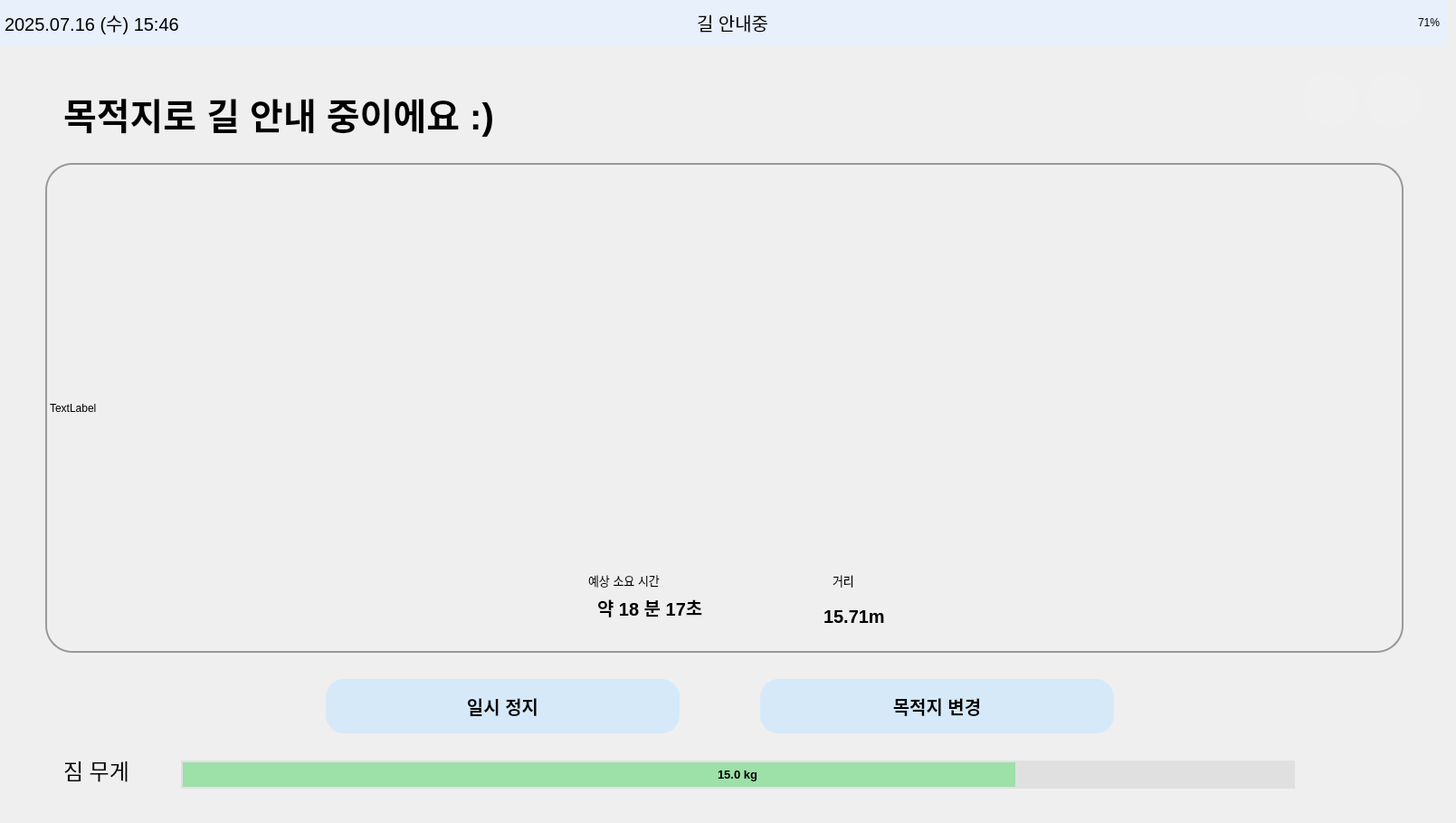
    <widget class="QWidget" name="page_guiding">
     <widget class="QLabel" name="label_check_place_text8">
      <property name="geometry">
       <rect>
        <x>70</x>
        <y>60</y>
        <width>1361</width>
        <height>131</height>
       </rect>
      </property>
      <property name="font">
       <font>
        <pointsize>30</pointsize>
        <weight>75</weight>
        <bold>true</bold>
       </font>
      </property>
      <property name="styleSheet">
       <string notr="true">background-color: rgba(255, 255, 255, 0);</string>
      </property>
      <property name="text">
       <string>목적지로 길 안내 중이에요 :)</string>
      </property>
      <property name="alignment">
       <set>Qt::AlignLeading|Qt::AlignLeft|Qt::AlignVCenter</set>
      </property>
     </widget>
     <widget class="QPushButton" name="btn_home8">
      <property name="geometry">
       <rect>
        <x>1440</x>
        <y>80</y>
        <width>60</width>
        <height>60</height>
       </rect>
      </property>
      <property name="palette">
       <palette>
        <active>
         <colorrole role="Button">
          <brush brushstyle="SolidPattern">
           <color alpha="255">
            <red>240</red>
            <green>240</green>
            <blue>240</blue>
           </color>
          </brush>
         </colorrole>
         <colorrole role="Base">
          <brush brushstyle="SolidPattern">
           <color alpha="255">
            <red>240</red>
            <green>240</green>
            <blue>240</blue>
           </color>
          </brush>
         </colorrole>
         <colorrole role="Window">
          <brush brushstyle="SolidPattern">
           <color alpha="255">
            <red>240</red>
            <green>240</green>
            <blue>240</blue>
           </color>
          </brush>
         </colorrole>
        </active>
        <inactive>
         <colorrole role="Button">
          <brush brushstyle="SolidPattern">
           <color alpha="255">
            <red>240</red>
            <green>240</green>
            <blue>240</blue>
           </color>
          </brush>
         </colorrole>
         <colorrole role="Base">
          <brush brushstyle="SolidPattern">
           <color alpha="255">
            <red>240</red>
            <green>240</green>
            <blue>240</blue>
           </color>
          </brush>
         </colorrole>
         <colorrole role="Window">
          <brush brushstyle="SolidPattern">
           <color alpha="255">
            <red>240</red>
            <green>240</green>
            <blue>240</blue>
           </color>
          </brush>
         </colorrole>
        </inactive>
        <disabled>
         <colorrole role="Button">
          <brush brushstyle="SolidPattern">
           <color alpha="255">
            <red>240</red>
            <green>240</green>
            <blue>240</blue>
           </color>
          </brush>
         </colorrole>
         <colorrole role="Base">
          <brush brushstyle="SolidPattern">
           <color alpha="255">
            <red>240</red>
            <green>240</green>
            <blue>240</blue>
           </color>
          </brush>
         </colorrole>
         <colorrole role="Window">
          <brush brushstyle="SolidPattern">
           <color alpha="255">
            <red>240</red>
            <green>240</green>
            <blue>240</blue>
           </color>
          </brush>
         </colorrole>
        </disabled>
       </palette>
      </property>
      <property name="styleSheet">
       <string notr="true">QPushButton {
    border: none;
    border-radius: 30px;
    background-color: #F0F0F0;
}</string>
      </property>
      <property name="text">
       <string/>
      </property>
      <property name="icon">
       <iconset>
        <normaloff>icon/home.png</normaloff>icon/home.png</iconset>
      </property>
      <property name="iconSize">
       <size>
        <width>40</width>
        <height>40</height>
       </size>
      </property>
     </widget>
     <widget class="QProgressBar" name="weight_bar8">
      <property name="geometry">
       <rect>
        <x>200</x>
        <y>840</y>
        <width>1231</width>
        <height>31</height>
       </rect>
      </property>
      <property name="font">
       <font>
        <pointsize>10</pointsize>
        <weight>75</weight>
        <bold>true</bold>
       </font>
      </property>
      <property name="styleSheet">
       <string notr="true">QProgressBar {
    border: 2px solid #E0E0E0;         /* 테두리: 불투명 회색 */
    border-radius: 30px;               /* 둥글게 */
    background-color: #E0E0E0;         /* 배경: 불투명 연회색 */
    text-align: center;                /* 텍스트 중앙 정렬 */
}

QProgressBar::chunk {
    background-color: rgba(129, 224, 144, 180);   /* 초록색 바 + 투명도 */
    border-radius: 30px;
}
</string>
      </property>
      <property name="maximum">
       <number>20000</number>
      </property>
      <property name="value">
       <number>15000</number>
      </property>
      <property name="format">
       <string>15.0 kg</string>
      </property>
     </widget>
     <widget class="QFrame" name="topbar8">
      <property name="geometry">
       <rect>
        <x>0</x>
        <y>0</y>
        <width>1600</width>
        <height>50</height>
       </rect>
      </property>
      <property name="palette">
       <palette>
        <active>
         <colorrole role="WindowText">
          <brush brushstyle="SolidPattern">
           <color alpha="255">
            <red>0</red>
            <green>0</green>
            <blue>0</blue>
           </color>
          </brush>
         </colorrole>
         <colorrole role="Button">
          <brush brushstyle="SolidPattern">
           <color alpha="255">
            <red>231</red>
            <green>240</green>
            <blue>251</blue>
           </color>
          </brush>
         </colorrole>
         <colorrole role="Light">
          <brush brushstyle="SolidPattern">
           <color alpha="255">
            <red>255</red>
            <green>116</green>
            <blue>116</blue>
           </color>
          </brush>
         </colorrole>
         <colorrole role="Midlight">
          <brush brushstyle="SolidPattern">
           <color alpha="255">
            <red>247</red>
            <green>63</green>
            <blue>63</blue>
           </color>
          </brush>
         </colorrole>
         <colorrole role="Dark">
          <brush brushstyle="SolidPattern">
           <color alpha="255">
            <red>120</red>
            <green>6</green>
            <blue>6</blue>
           </color>
          </brush>
         </colorrole>
         <colorrole role="Mid">
          <brush brushstyle="SolidPattern">
           <color alpha="255">
            <red>160</red>
            <green>7</green>
            <blue>7</blue>
           </color>
          </brush>
         </colorrole>
         <colorrole role="Text">
          <brush brushstyle="SolidPattern">
           <color alpha="255">
            <red>0</red>
            <green>0</green>
            <blue>0</blue>
           </color>
          </brush>
         </colorrole>
         <colorrole role="BrightText">
          <brush brushstyle="SolidPattern">
           <color alpha="255">
            <red>255</red>
            <green>255</green>
            <blue>255</blue>
           </color>
          </brush>
         </colorrole>
         <colorrole role="ButtonText">
          <brush brushstyle="SolidPattern">
           <color alpha="255">
            <red>0</red>
            <green>0</green>
            <blue>0</blue>
           </color>
          </brush>
         </colorrole>
         <colorrole role="Base">
          <brush brushstyle="SolidPattern">
           <color alpha="255">
            <red>231</red>
            <green>240</green>
            <blue>251</blue>
           </color>
          </brush>
         </colorrole>
         <colorrole role="Window">
          <brush brushstyle="SolidPattern">
           <color alpha="255">
            <red>231</red>
            <green>240</green>
            <blue>251</blue>
           </color>
          </brush>
         </colorrole>
         <colorrole role="Shadow">
          <brush brushstyle="SolidPattern">
           <color alpha="255">
            <red>0</red>
            <green>0</green>
            <blue>0</blue>
           </color>
          </brush>
         </colorrole>
         <colorrole role="AlternateBase">
          <brush brushstyle="SolidPattern">
           <color alpha="255">
            <red>247</red>
            <green>133</green>
            <blue>133</blue>
           </color>
          </brush>
         </colorrole>
         <colorrole role="ToolTipBase">
          <brush brushstyle="SolidPattern">
           <color alpha="255">
            <red>255</red>
            <green>255</green>
            <blue>220</blue>
           </color>
          </brush>
         </colorrole>
         <colorrole role="ToolTipText">
          <brush brushstyle="SolidPattern">
           <color alpha="255">
            <red>0</red>
            <green>0</green>
            <blue>0</blue>
           </color>
          </brush>
         </colorrole>
         <colorrole role="PlaceholderText">
          <brush brushstyle="SolidPattern">
           <color alpha="128">
            <red>0</red>
            <green>0</green>
            <blue>0</blue>
           </color>
          </brush>
         </colorrole>
        </active>
        <inactive>
         <colorrole role="WindowText">
          <brush brushstyle="SolidPattern">
           <color alpha="255">
            <red>0</red>
            <green>0</green>
            <blue>0</blue>
           </color>
          </brush>
         </colorrole>
         <colorrole role="Button">
          <brush brushstyle="SolidPattern">
           <color alpha="255">
            <red>231</red>
            <green>240</green>
            <blue>251</blue>
           </color>
          </brush>
         </colorrole>
         <colorrole role="Light">
          <brush brushstyle="SolidPattern">
           <color alpha="255">
            <red>255</red>
            <green>116</green>
            <blue>116</blue>
           </color>
          </brush>
         </colorrole>
         <colorrole role="Midlight">
          <brush brushstyle="SolidPattern">
           <color alpha="255">
            <red>247</red>
            <green>63</green>
            <blue>63</blue>
           </color>
          </brush>
         </colorrole>
         <colorrole role="Dark">
          <brush brushstyle="SolidPattern">
           <color alpha="255">
            <red>120</red>
            <green>6</green>
            <blue>6</blue>
           </color>
          </brush>
         </colorrole>
         <colorrole role="Mid">
          <brush brushstyle="SolidPattern">
           <color alpha="255">
            <red>160</red>
            <green>7</green>
            <blue>7</blue>
           </color>
          </brush>
         </colorrole>
         <colorrole role="Text">
          <brush brushstyle="SolidPattern">
           <color alpha="255">
            <red>0</red>
            <green>0</green>
            <blue>0</blue>
           </color>
          </brush>
         </colorrole>
         <colorrole role="BrightText">
          <brush brushstyle="SolidPattern">
           <color alpha="255">
            <red>255</red>
            <green>255</green>
            <blue>255</blue>
           </color>
          </brush>
         </colorrole>
         <colorrole role="ButtonText">
          <brush brushstyle="SolidPattern">
           <color alpha="255">
            <red>0</red>
            <green>0</green>
            <blue>0</blue>
           </color>
          </brush>
         </colorrole>
         <colorrole role="Base">
          <brush brushstyle="SolidPattern">
           <color alpha="255">
            <red>231</red>
            <green>240</green>
            <blue>251</blue>
           </color>
          </brush>
         </colorrole>
         <colorrole role="Window">
          <brush brushstyle="SolidPattern">
           <color alpha="255">
            <red>231</red>
            <green>240</green>
            <blue>251</blue>
           </color>
          </brush>
         </colorrole>
         <colorrole role="Shadow">
          <brush brushstyle="SolidPattern">
           <color alpha="255">
            <red>0</red>
            <green>0</green>
            <blue>0</blue>
           </color>
          </brush>
         </colorrole>
         <colorrole role="AlternateBase">
          <brush brushstyle="SolidPattern">
           <color alpha="255">
            <red>247</red>
            <green>133</green>
            <blue>133</blue>
           </color>
          </brush>
         </colorrole>
         <colorrole role="ToolTipBase">
          <brush brushstyle="SolidPattern">
           <color alpha="255">
            <red>255</red>
            <green>255</green>
            <blue>220</blue>
           </color>
          </brush>
         </colorrole>
         <colorrole role="ToolTipText">
          <brush brushstyle="SolidPattern">
           <color alpha="255">
            <red>0</red>
            <green>0</green>
            <blue>0</blue>
           </color>
          </brush>
         </colorrole>
         <colorrole role="PlaceholderText">
          <brush brushstyle="SolidPattern">
           <color alpha="128">
            <red>0</red>
            <green>0</green>
            <blue>0</blue>
           </color>
          </brush>
         </colorrole>
        </inactive>
        <disabled>
         <colorrole role="WindowText">
          <brush brushstyle="SolidPattern">
           <color alpha="255">
            <red>120</red>
            <green>6</green>
            <blue>6</blue>
           </color>
          </brush>
         </colorrole>
         <colorrole role="Button">
          <brush brushstyle="SolidPattern">
           <color alpha="255">
            <red>231</red>
            <green>240</green>
            <blue>251</blue>
           </color>
          </brush>
         </colorrole>
         <colorrole role="Light">
          <brush brushstyle="SolidPattern">
           <color alpha="255">
            <red>255</red>
            <green>116</green>
            <blue>116</blue>
           </color>
          </brush>
         </colorrole>
         <colorrole role="Midlight">
          <brush brushstyle="SolidPattern">
           <color alpha="255">
            <red>247</red>
            <green>63</green>
            <blue>63</blue>
           </color>
          </brush>
         </colorrole>
         <colorrole role="Dark">
          <brush brushstyle="SolidPattern">
           <color alpha="255">
            <red>120</red>
            <green>6</green>
            <blue>6</blue>
           </color>
          </brush>
         </colorrole>
         <colorrole role="Mid">
          <brush brushstyle="SolidPattern">
           <color alpha="255">
            <red>160</red>
            <green>7</green>
            <blue>7</blue>
           </color>
          </brush>
         </colorrole>
         <colorrole role="Text">
          <brush brushstyle="SolidPattern">
           <color alpha="255">
            <red>120</red>
            <green>6</green>
            <blue>6</blue>
           </color>
          </brush>
         </colorrole>
         <colorrole role="BrightText">
          <brush brushstyle="SolidPattern">
           <color alpha="255">
            <red>255</red>
            <green>255</green>
            <blue>255</blue>
           </color>
          </brush>
         </colorrole>
         <colorrole role="ButtonText">
          <brush brushstyle="SolidPattern">
           <color alpha="255">
            <red>120</red>
            <green>6</green>
            <blue>6</blue>
           </color>
          </brush>
         </colorrole>
         <colorrole role="Base">
          <brush brushstyle="SolidPattern">
           <color alpha="255">
            <red>231</red>
            <green>240</green>
            <blue>251</blue>
           </color>
          </brush>
         </colorrole>
         <colorrole role="Window">
          <brush brushstyle="SolidPattern">
           <color alpha="255">
            <red>231</red>
            <green>240</green>
            <blue>251</blue>
           </color>
          </brush>
         </colorrole>
         <colorrole role="Shadow">
          <brush brushstyle="SolidPattern">
           <color alpha="255">
            <red>0</red>
            <green>0</green>
            <blue>0</blue>
           </color>
          </brush>
         </colorrole>
         <colorrole role="AlternateBase">
          <brush brushstyle="SolidPattern">
           <color alpha="255">
            <red>240</red>
            <green>11</green>
            <blue>11</blue>
           </color>
          </brush>
         </colorrole>
         <colorrole role="ToolTipBase">
          <brush brushstyle="SolidPattern">
           <color alpha="255">
            <red>255</red>
            <green>255</green>
            <blue>220</blue>
           </color>
          </brush>
         </colorrole>
         <colorrole role="ToolTipText">
          <brush brushstyle="SolidPattern">
           <color alpha="255">
            <red>0</red>
            <green>0</green>
            <blue>0</blue>
           </color>
          </brush>
         </colorrole>
         <colorrole role="PlaceholderText">
          <brush brushstyle="SolidPattern">
           <color alpha="128">
            <red>0</red>
            <green>0</green>
            <blue>0</blue>
           </color>
          </brush>
         </colorrole>
        </disabled>
       </palette>
      </property>
      <property name="styleSheet">
       <string>background-color: #e7f0fb;</string>
      </property>
      <widget class="QLabel" name="label_datetime8">
       <property name="geometry">
        <rect>
         <x>5</x>
         <y>0</y>
         <width>331</width>
         <height>50</height>
        </rect>
       </property>
       <property name="font">
        <font>
         <pointsize>15</pointsize>
        </font>
       </property>
       <property name="text">
        <string>2025.07.16 (수) 15:46</string>
       </property>
      </widget>
      <widget class="QLabel" name="label_battery8">
       <property name="geometry">
        <rect>
         <x>1470</x>
         <y>0</y>
         <width>121</width>
         <height>50</height>
        </rect>
       </property>
       <property name="text">
        <string>71%</string>
       </property>
       <property name="alignment">
        <set>Qt::AlignRight|Qt::AlignTrailing|Qt::AlignVCenter</set>
       </property>
      </widget>
      <widget class="QLabel" name="label_status8">
       <property name="geometry">
        <rect>
         <x>770</x>
         <y>0</y>
         <width>141</width>
         <height>50</height>
        </rect>
       </property>
       <property name="font">
        <font>
         <pointsize>15</pointsize>
         <weight>50</weight>
         <bold>false</bold>
        </font>
       </property>
       <property name="text">
        <string>길 안내중</string>
       </property>
      </widget>
      <widget class="QLabel" name="label_image8">
       <property name="geometry">
        <rect>
         <x>720</x>
         <y>0</y>
         <width>51</width>
         <height>41</height>
        </rect>
       </property>
       <property name="text">
        <string/>
       </property>
       <property name="pixmap">
        <pixmap>icon/길 안내중.png</pixmap>
       </property>
       <property name="scaledContents">
        <bool>true</bool>
       </property>
      </widget>
     </widget>
     <widget class="QLabel" name="label_live_map8">
      <property name="geometry">
       <rect>
        <x>50</x>
        <y>180</y>
        <width>1501</width>
        <height>541</height>
       </rect>
      </property>
      <property name="styleSheet">
       <string notr="true">QLabel {
    border: 2px solid #999999;
    border-radius: 30px;
    background-color: transparent;  /* 배경은 필요에 따라 투명 */
    padding: 0px;                   /* 안쪽 여백 없음 = 꽉 채움 */
}

</string>
      </property>
      <property name="text">
       <string>TextLabel</string>
      </property>
     </widget>
     <widget class="QPushButton" name="btn_back8">
      <property name="geometry">
       <rect>
        <x>1510</x>
        <y>80</y>
        <width>60</width>
        <height>60</height>
       </rect>
      </property>
      <property name="palette">
       <palette>
        <active>
         <colorrole role="Button">
          <brush brushstyle="SolidPattern">
           <color alpha="255">
            <red>240</red>
            <green>240</green>
            <blue>240</blue>
           </color>
          </brush>
         </colorrole>
         <colorrole role="Base">
          <brush brushstyle="SolidPattern">
           <color alpha="255">
            <red>240</red>
            <green>240</green>
            <blue>240</blue>
           </color>
          </brush>
         </colorrole>
         <colorrole role="Window">
          <brush brushstyle="SolidPattern">
           <color alpha="255">
            <red>240</red>
            <green>240</green>
            <blue>240</blue>
           </color>
          </brush>
         </colorrole>
        </active>
        <inactive>
         <colorrole role="Button">
          <brush brushstyle="SolidPattern">
           <color alpha="255">
            <red>240</red>
            <green>240</green>
            <blue>240</blue>
           </color>
          </brush>
         </colorrole>
         <colorrole role="Base">
          <brush brushstyle="SolidPattern">
           <color alpha="255">
            <red>240</red>
            <green>240</green>
            <blue>240</blue>
           </color>
          </brush>
         </colorrole>
         <colorrole role="Window">
          <brush brushstyle="SolidPattern">
           <color alpha="255">
            <red>240</red>
            <green>240</green>
            <blue>240</blue>
           </color>
          </brush>
         </colorrole>
        </inactive>
        <disabled>
         <colorrole role="Button">
          <brush brushstyle="SolidPattern">
           <color alpha="255">
            <red>240</red>
            <green>240</green>
            <blue>240</blue>
           </color>
          </brush>
         </colorrole>
         <colorrole role="Base">
          <brush brushstyle="SolidPattern">
           <color alpha="255">
            <red>240</red>
            <green>240</green>
            <blue>240</blue>
           </color>
          </brush>
         </colorrole>
         <colorrole role="Window">
          <brush brushstyle="SolidPattern">
           <color alpha="255">
            <red>240</red>
            <green>240</green>
            <blue>240</blue>
           </color>
          </brush>
         </colorrole>
        </disabled>
       </palette>
      </property>
      <property name="styleSheet">
       <string notr="true">QPushButton {
    border: none;
    border-radius: 30px;
    background-color: #F0F0F0;
}</string>
      </property>
      <property name="text">
       <string/>
      </property>
      <property name="icon">
       <iconset>
        <normaloff>icon/back.png</normaloff>icon/back.png</iconset>
      </property>
      <property name="iconSize">
       <size>
        <width>40</width>
        <height>40</height>
       </size>
      </property>
     </widget>
     <widget class="QLabel" name="label_weight8">
      <property name="geometry">
       <rect>
        <x>70</x>
        <y>830</y>
        <width>101</width>
        <height>41</height>
       </rect>
      </property>
      <property name="font">
       <font>
        <pointsize>18</pointsize>
       </font>
      </property>
      <property name="styleSheet">
       <string notr="true">QLabel {
    color: #000000;  /* 원하는 색상 코드로 변경 */
}
</string>
      </property>
      <property name="text">
       <string>짐 무게</string>
      </property>
      <property name="alignment">
       <set>Qt::AlignLeading|Qt::AlignLeft|Qt::AlignVCenter</set>
      </property>
     </widget>
     <widget class="QPushButton" name="btn_pause8">
      <property name="geometry">
       <rect>
        <x>360</x>
        <y>750</y>
        <width>391</width>
        <height>60</height>
       </rect>
      </property>
      <property name="font">
       <font>
        <pointsize>-1</pointsize>
        <weight>75</weight>
        <bold>true</bold>
       </font>
      </property>
      <property name="styleSheet">
       <string notr="true">QPushButton {
    background-color: #d6e9f9;
    border: none;
    border-radius: 20px;  /* 숫자 키울수록 더 둥글게 */
    padding: 8px 16px;    /* 내부 여백 */
    font-size: 20px;      /* 글자 크기(선택사항) */
}
</string>
      </property>
      <property name="text">
       <string>일시 정지</string>
      </property>
     </widget>
     <widget class="QPushButton" name="btn_change_place8">
      <property name="geometry">
       <rect>
        <x>840</x>
        <y>750</y>
        <width>391</width>
        <height>60</height>
       </rect>
      </property>
      <property name="font">
       <font>
        <pointsize>-1</pointsize>
        <weight>75</weight>
        <bold>true</bold>
       </font>
      </property>
      <property name="styleSheet">
       <string notr="true">QPushButton {
    background-color: #d6e9f9;
    border: none;
    border-radius: 20px;  /* 숫자 키울수록 더 둥글게 */
    padding: 8px 16px;    /* 내부 여백 */
    font-size: 20px;      /* 글자 크기(선택사항) */
}
</string>
      </property>
      <property name="text">
       <string>목적지 변경</string>
      </property>
     </widget>
     <widget class="QLabel" name="label_distance_text8">
      <property name="geometry">
       <rect>
        <x>920</x>
        <y>620</y>
        <width>41</width>
        <height>41</height>
       </rect>
      </property>
      <property name="font">
       <font>
        <pointsize>10</pointsize>
        <weight>50</weight>
        <bold>false</bold>
       </font>
      </property>
      <property name="styleSheet">
       <string notr="true">background-color: rgba(255, 255, 255, 0);</string>
      </property>
      <property name="text">
       <string>거리</string>
      </property>
      <property name="alignment">
       <set>Qt::AlignLeading|Qt::AlignLeft|Qt::AlignVCenter</set>
      </property>
     </widget>
     <widget class="QLabel" name="label_distance_icon8">
      <property name="geometry">
       <rect>
        <x>850</x>
        <y>630</y>
        <width>70</width>
        <height>60</height>
       </rect>
      </property>
      <property name="font">
       <font>
        <pointsize>30</pointsize>
       </font>
      </property>
      <property name="styleSheet">
       <string notr="true">background-color: rgba(255, 255, 255, 0);</string>
      </property>
      <property name="text">
       <string/>
      </property>
      <property name="pixmap">
       <pixmap>icon/길 안내중.png</pixmap>
      </property>
      <property name="scaledContents">
       <bool>true</bool>
      </property>
      <property name="alignment">
       <set>Qt::AlignLeading|Qt::AlignLeft|Qt::AlignVCenter</set>
      </property>
     </widget>
     <widget class="QLabel" name="label_distance8">
      <property name="geometry">
       <rect>
        <x>910</x>
        <y>650</y>
        <width>141</width>
        <height>61</height>
       </rect>
      </property>
      <property name="font">
       <font>
        <pointsize>15</pointsize>
        <weight>75</weight>
        <bold>true</bold>
       </font>
      </property>
      <property name="styleSheet">
       <string notr="true">background-color: rgba(255, 255, 255, 0);</string>
      </property>
      <property name="text">
       <string>15.71m</string>
      </property>
      <property name="alignment">
       <set>Qt::AlignLeading|Qt::AlignLeft|Qt::AlignVCenter</set>
      </property>
     </widget>
     <widget class="QLabel" name="label_time_icon8">
      <property name="geometry">
       <rect>
        <x>580</x>
        <y>630</y>
        <width>70</width>
        <height>60</height>
       </rect>
      </property>
      <property name="font">
       <font>
        <pointsize>30</pointsize>
       </font>
      </property>
      <property name="styleSheet">
       <string notr="true">background-color: rgba(255, 255, 255, 0);</string>
      </property>
      <property name="text">
       <string/>
      </property>
      <property name="pixmap">
       <pixmap>icon/예상소요시간.png</pixmap>
      </property>
      <property name="scaledContents">
       <bool>true</bool>
      </property>
      <property name="alignment">
       <set>Qt::AlignLeading|Qt::AlignLeft|Qt::AlignVCenter</set>
      </property>
     </widget>
     <widget class="QLabel" name="label_time_text8">
      <property name="geometry">
       <rect>
        <x>650</x>
        <y>620</y>
        <width>111</width>
        <height>41</height>
       </rect>
      </property>
      <property name="font">
       <font>
        <pointsize>10</pointsize>
        <weight>50</weight>
        <bold>false</bold>
       </font>
      </property>
      <property name="styleSheet">
       <string notr="true">background-color: rgba(255, 255, 255, 0);</string>
      </property>
      <property name="text">
       <string>예상 소요 시간</string>
      </property>
      <property name="alignment">
       <set>Qt::AlignLeading|Qt::AlignLeft|Qt::AlignVCenter</set>
      </property>
     </widget>
     <widget class="QLabel" name="label_time8">
      <property name="geometry">
       <rect>
        <x>660</x>
        <y>640</y>
        <width>151</width>
        <height>61</height>
       </rect>
      </property>
      <property name="font">
       <font>
        <pointsize>15</pointsize>
        <weight>75</weight>
        <bold>true</bold>
       </font>
      </property>
      <property name="styleSheet">
       <string notr="true">background-color: rgba(255, 255, 255, 0);</string>
      </property>
      <property name="text">
       <string>약 18 분 17초</string>
      </property>
      <property name="alignment">
       <set>Qt::AlignLeading|Qt::AlignLeft|Qt::AlignVCenter</set>
      </property>
     </widget>
     <widget class="QLabel" name="label_background8">
      <property name="geometry">
       <rect>
        <x>0</x>
        <y>50</y>
        <width>1600</width>
        <height>850</height>
       </rect>
      </property>
      <property name="text">
       <string/>
      </property>
      <property name="pixmap">
       <pixmap>icon/hero-mkif-incheon-international-airport-expressway.jpeg</pixmap>
      </property>
      <property name="scaledContents">
       <bool>true</bool>
      </property>
     </widget>
     <zorder>label_background8</zorder>
     <zorder>label_check_place_text8</zorder>
     <zorder>btn_home8</zorder>
     <zorder>weight_bar8</zorder>
     <zorder>topbar8</zorder>
     <zorder>label_live_map8</zorder>
     <zorder>btn_back8</zorder>
     <zorder>label_weight8</zorder>
     <zorder>btn_pause8</zorder>
     <zorder>btn_change_place8</zorder>
     <zorder>label_distance_text8</zorder>
     <zorder>label_distance_icon8</zorder>
     <zorder>label_distance8</zorder>
     <zorder>label_time_icon8</zorder>
     <zorder>label_time_text8</zorder>
     <zorder>label_time8</zorder>
    </widget>
